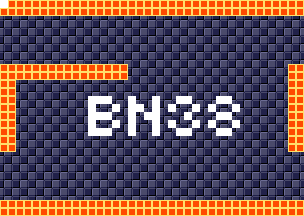

A level layout from a 2D game, rendered from its tile map. Below: a short description, then the map file with tile-grid data replaced by summaries:
An orthogonal 38x27 tile map with 8x8 px tiles, 4 tile layers (background, foreground, room numbers, Objects), 15 tilesets.

<map version="1.5" tiledversion="1.7.1" orientation="orthogonal" renderorder="right-down" width="38" height="27" tilewidth="8" tileheight="8" infinite="0" nextlayerid="11" nextobjectid="1">
 <tileset firstgid="1" source="tilesheets/tsKarniMata.tsx" />
 <tileset firstgid="1025" source="tilesheets/tsVoodooWasp.tsx" />
 <tileset firstgid="2049" source="tilesheets/tsBurial.tsx" />
 <tileset firstgid="3073" source="tilesheets/tsBlueTemple.tsx" />
 <tileset firstgid="4097" source="tilesheets/tsGoddess.tsx" />
 <tileset firstgid="5121" source="tilesheets/tsKonark.tsx" />
 <tileset firstgid="6145" name="sEnemies" tilewidth="8" tileheight="8" tilecount="1024" columns="32">
  <image source="../grapx/tilesheets/sObjects.bmp" trans="ff94ff" width="256" height="256" />
 </tileset>
 <tileset firstgid="7169" source="tilesheets/tsIceTemple.tsx" />
 <tileset firstgid="8193" source="tilesheets/tsLavaArea.tsx" />
 <tileset firstgid="9217" source="tilesheets/tsBossArea.tsx" />
 <tileset firstgid="10241" source="tilesheets/tsPegu.tsx" />
 <tileset firstgid="11265" source="tilesheets/sTiwanakuTemple.tsx" />
 <tileset firstgid="12289" source="tilesheets/sIndraTemple.tsx" />
 <tileset firstgid="13313" source="tilesheets/sTeleport.tsx" />
 <tileset firstgid="14337" source="tilesheets/sObjects.tsx" />
 <layer id="2" name="background" width="38" height="27">
  <data>[1026 cells, 1026 non-empty, 2 distinct tile ids]</data>
 </layer>
 <layer id="1" name="foreground" width="38" height="27">
  <data>[1026 cells, 224 non-empty, 1 distinct tile ids]</data>
 </layer>
 <layer id="7" name="room numbers" width="38" height="27">
  <data>[1026 cells, 45 non-empty, 1 distinct tile ids]</data>
 </layer>
 <layer id="10" name="Objects" width="38" height="27">
  <data>[1026 cells, 0 non-empty, 0 distinct tile ids]</data>
 </layer>
</map>
